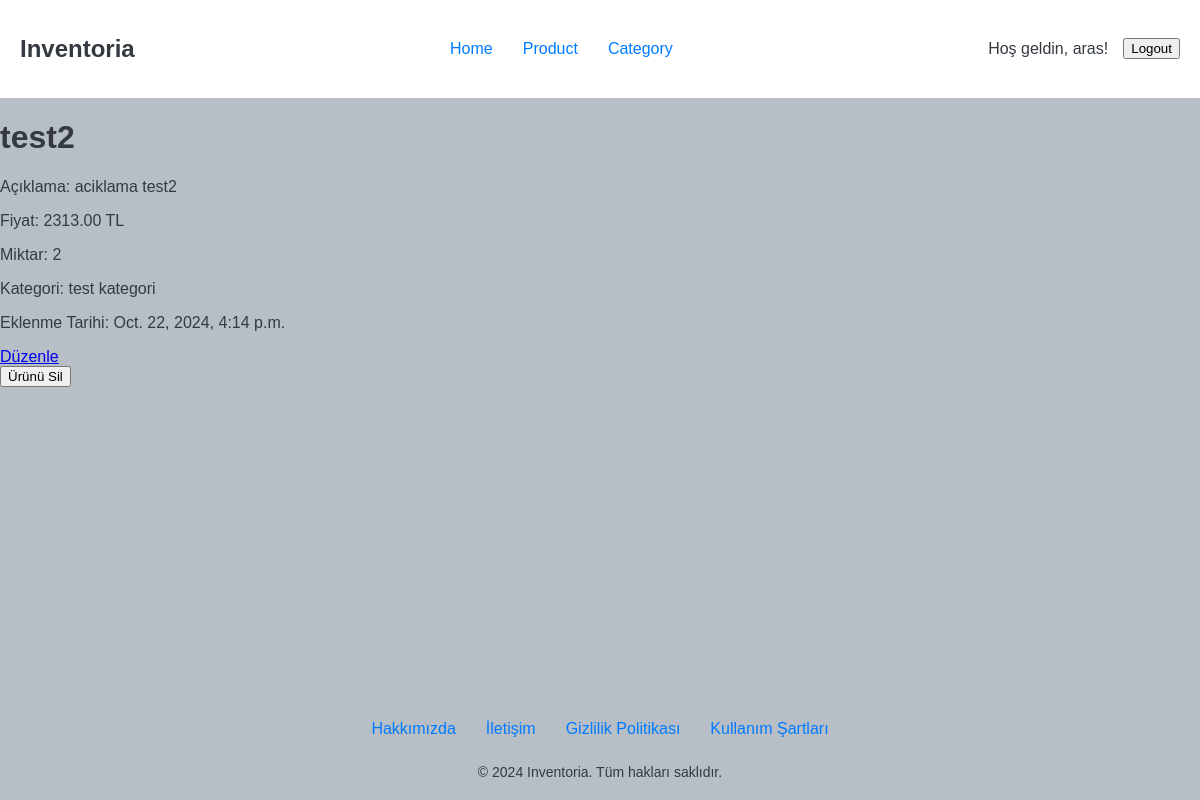
Page /product/detail/2/ (signed in) on the earlier database version.
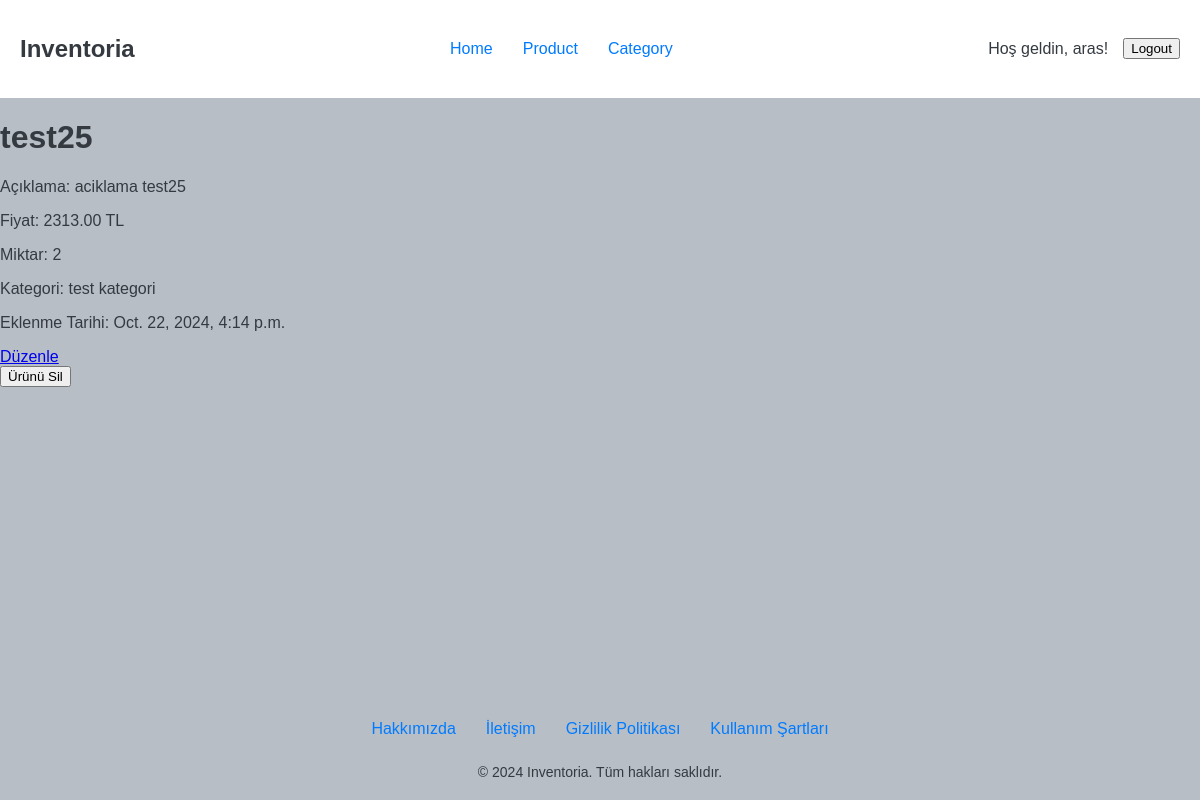
Same page on the later database version.
### inventory/models.py (models this page shows, shortened)
class Product(models.Model):
    owner = models.ForeignKey(User, on_delete=models.CASCADE, help_text="The user who owns the product.")
    name = models.CharField(max_length=100, help_text="Name of the product.")
    description = models.TextField(help_text="Description of the product.")
    price = models.DecimalField(max_digits=10, decimal_places=2, help_text="Price of the product.")
    quantity = models.PositiveIntegerField(default=0, help_text="Available quantity of the product.")
    category = models.ForeignKey(Category, on_delete=models.CASCADE, help_text="Category of the product.")
    created_at = models.DateTimeField(auto_now_add=True, help_text="Timestamp when the product was created.")
    updated_at = models.DateTimeField(auto_now=True, help_text="Timestamp when the product was last updated.")
    deleted_at = models.DateTimeField(null=True, blank=True, help_text="Timestamp when the product was deleted.")

### category/models.py (models this page shows)
class Category(models.Model):
    name = models.CharField(max_length=100)
    description = models.TextField(blank=True, null=True)
    def __str__(self):
        return self.name

### inventory/views.py (the view)
# urls.py: path('product/detail/<int:id>/', views.view_product, name='view_product'),
@login_required
def view_product(request, id):
    product = Product.objects.get(id=id)
    return render(request, 'view_product.html', {'product': product})

### inventory/templates/view_product.html (shortened to what this page needs)
{% extends 'base.html' %}
{% block content %}
<h1>{{ product.name }}</h1>
<p>Açıklama: {{ product.description }}</p>
<p>Fiyat: {{ product.price }} TL</p>
<p>Miktar: {{ product.quantity }}</p>
<p>Kategori: {{ product.category }}</p>
<p>Eklenme Tarihi: {{ product.created_at }}</p>
<a href="{% url 'inventory:edit_product' product.id %}" class="btn btn-warning">Düzenle</a>
<form method="post" action="{% url 'inventory:delete_product' product.id %}">
    <button type="submit" class="btn btn-danger">Ürünü Sil</button>
</form>
{% endblock %}

Differences in the rows shown:
changed Product "test kategori": name "test2" → "test25"; description "aciklama test2" → "aciklama test25"
